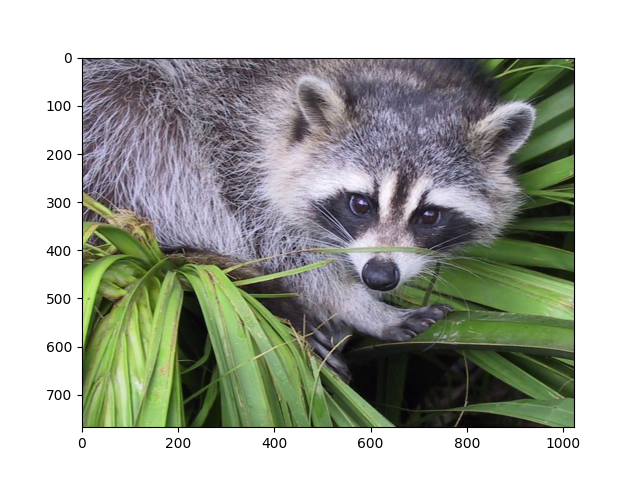
#> input picture scipy_test/face.png, 640 x 480 px
$ python ndimage_test.py
#> lines starting #> are read from the running program, lines starting #| are printed output that depends on the picture
#! /usr/bin/env python3
#
def ndimage_test ( ):

#*****************************************************************************80
#
## ndimage_test() tests some scipy.ndimage() functions for image analysis.
#
#  Licensing:
#
#    This code is distributed under the MIT license.
#
#  Modified:
#
#    26 December 2024
#
#  Author:
#
#    John Burkardt
#
  import matplotlib.pyplot as plt
  import numpy as np
  import scipy as sp
  import scipy.ndimage as nd

  print ( '' )
  print ( 'ndimage_test():' )
  print ( '  Apply ndimage() functions to manipulate an image.' )

  filename = 'face.png'
  face = plt.imread ( filename )
#> face is the input picture: shape (480, 640, 4) float32; mean R, G, B, A 0.656, 0.672, 0.637, 1
  print ( '  Reading original image from "' + filename + '"' )
  plt.imshow ( face )

  face_rotated = nd.rotate ( face, 45 )
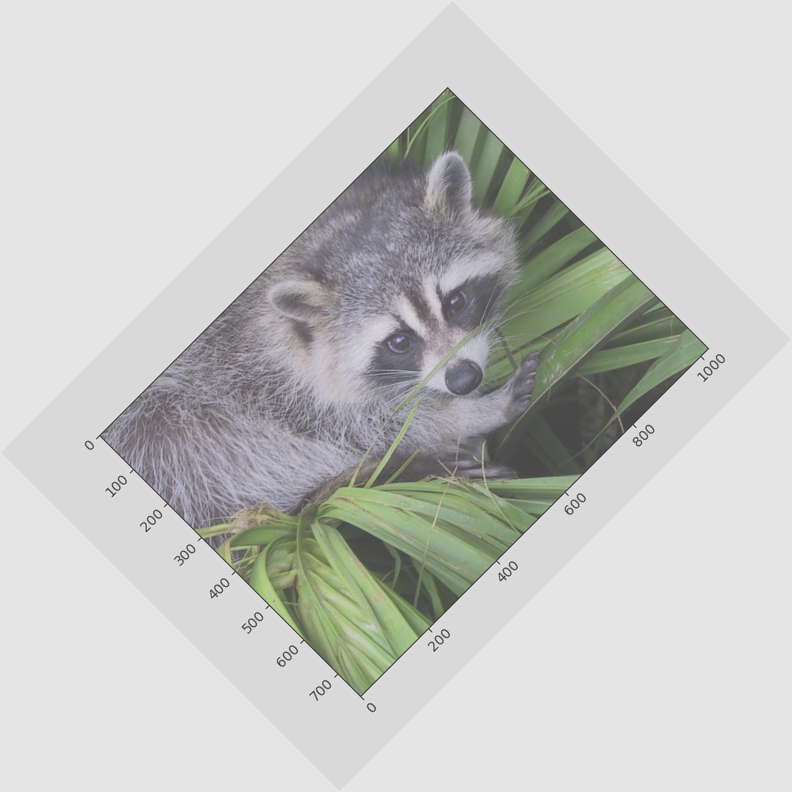
#> face_rotated: shape (792, 792, 4) float32; mean R, G, B, A 0.319, 0.327, 0.309, 0.487; transparent parts drawn white
  plt.imshow ( face_rotated )
  filename = 'ndimage_rotated.png'
  plt.savefig ( filename )
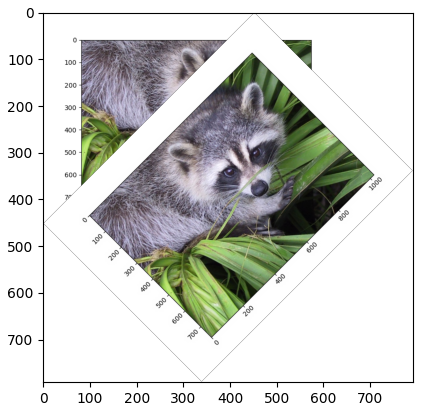
#> figure drawn by matplotlib, 1 panel
  print ( '  Graphics saved as "' + filename + '"' )

  face_blurred = nd.gaussian_filter ( face, sigma = 3 )
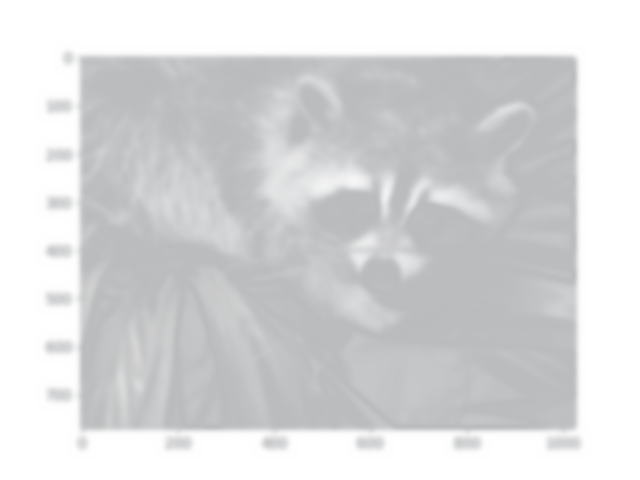
#> face_blurred: shape (480, 640, 4) float32; mean R, G, B, A 0.733, 0.738, 0.745, 0.75; transparent parts drawn white
  plt.imshow ( face_blurred )
  filename = 'ndimage_blurred.png'
  plt.savefig ( filename )
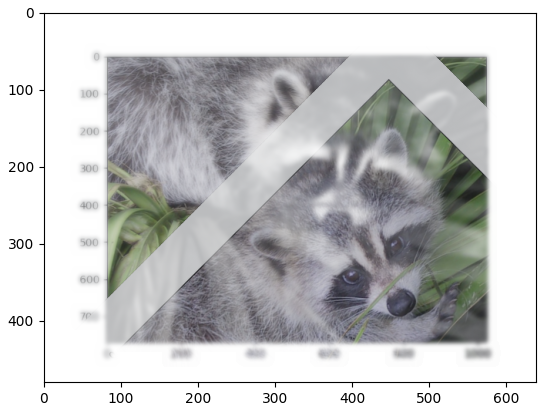
#> figure drawn by matplotlib, 1 panel
  print ( '  Graphics saved as "' + filename + '"' )

  return

if ( __name__ == "__main__" ):
  ndimage_test ( )

$ run again, with scipy_test/ConvexHull_graham.png copied over scipy_test/face.png
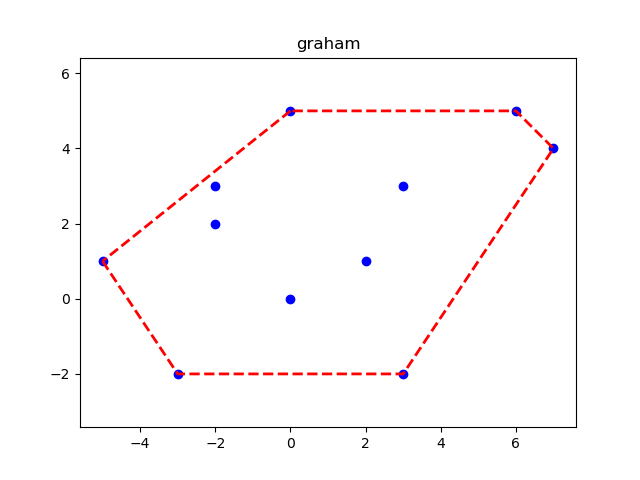
#> input picture scipy_test/ConvexHull_graham.png, 640 x 480 px
#> in ndimage_test, face is the input picture: shape (480, 640, 4) float32; mean R, G, B, A 0.989, 0.982, 0.984, 1
#> in ndimage_test, `face_rotated = nd.rotate ( face, 45 )`:
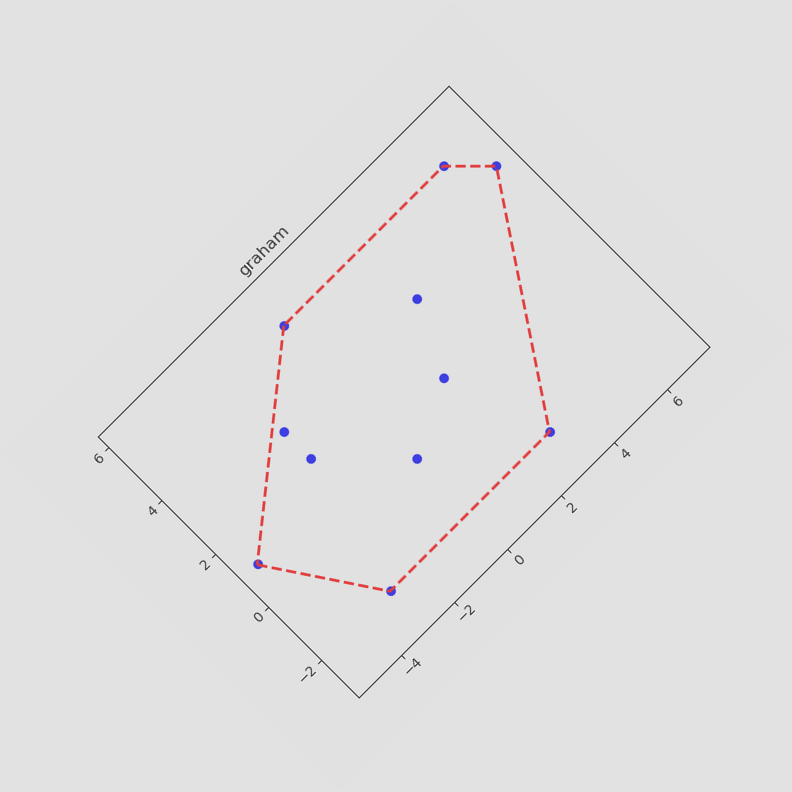
#> face_rotated: shape (792, 792, 4) float32; mean R, G, B, A 0.482, 0.479, 0.48, 0.487; transparent parts drawn white
#> in ndimage_test, `plt.savefig ( filename )`:
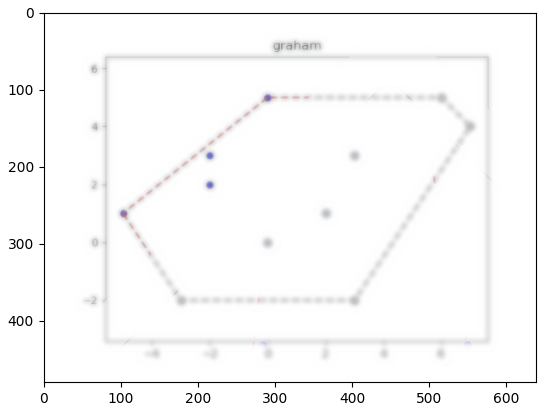
#> figure drawn by matplotlib, 1 panel

$ run again, with scipy_test/ConvexHull_random.png copied over scipy_test/face.png
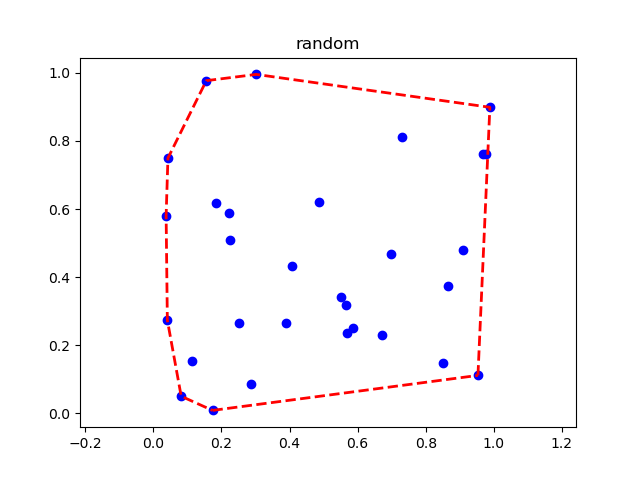
#> input picture scipy_test/ConvexHull_random.png, 640 x 480 px
#> in ndimage_test, face is the input picture: shape (480, 640, 4) float32; mean R, G, B, A 0.984, 0.976, 0.983, 1
#> in ndimage_test, `face_rotated = nd.rotate ( face, 45 )`:
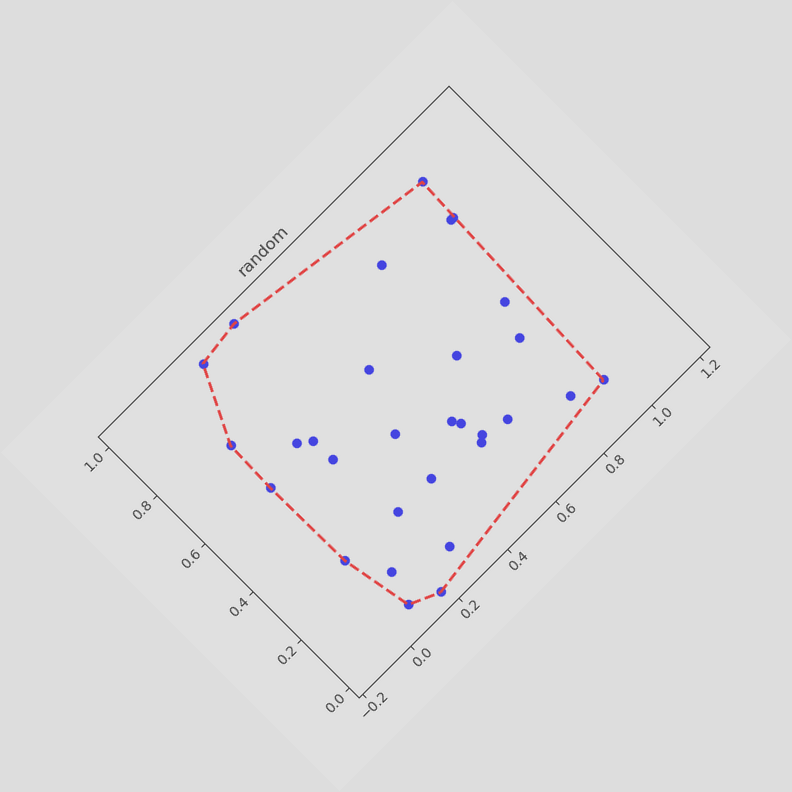
#> face_rotated: shape (792, 792, 4) float32; mean R, G, B, A 0.479, 0.476, 0.479, 0.487; transparent parts drawn white
#> in ndimage_test, `plt.savefig ( filename )`:
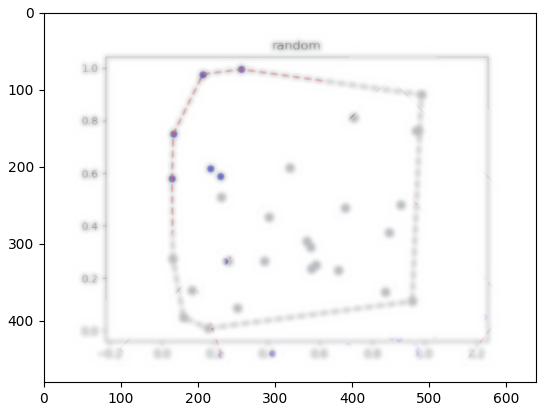
#> figure drawn by matplotlib, 1 panel

$ run again, with scipy_test/minimize_scalar_test.png copied over scipy_test/face.png
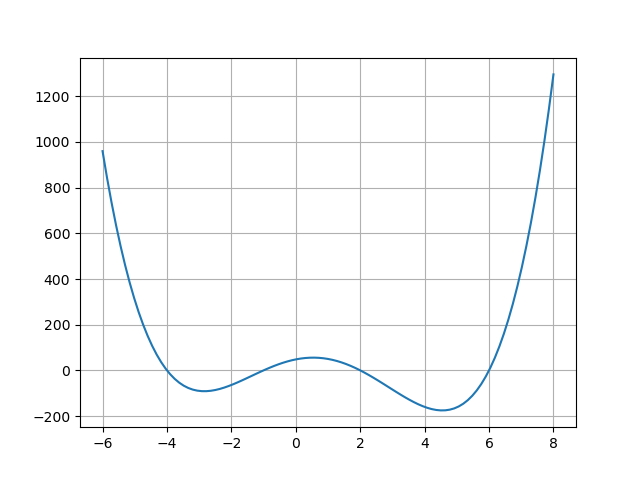
#> input picture scipy_test/minimize_scalar_test.png, 640 x 480 px
#> in ndimage_test, face is the input picture: shape (480, 640, 4) float32; mean R, G, B, A 0.977, 0.979, 0.981, 1
#> in ndimage_test, `face_rotated = nd.rotate ( face, 45 )`:
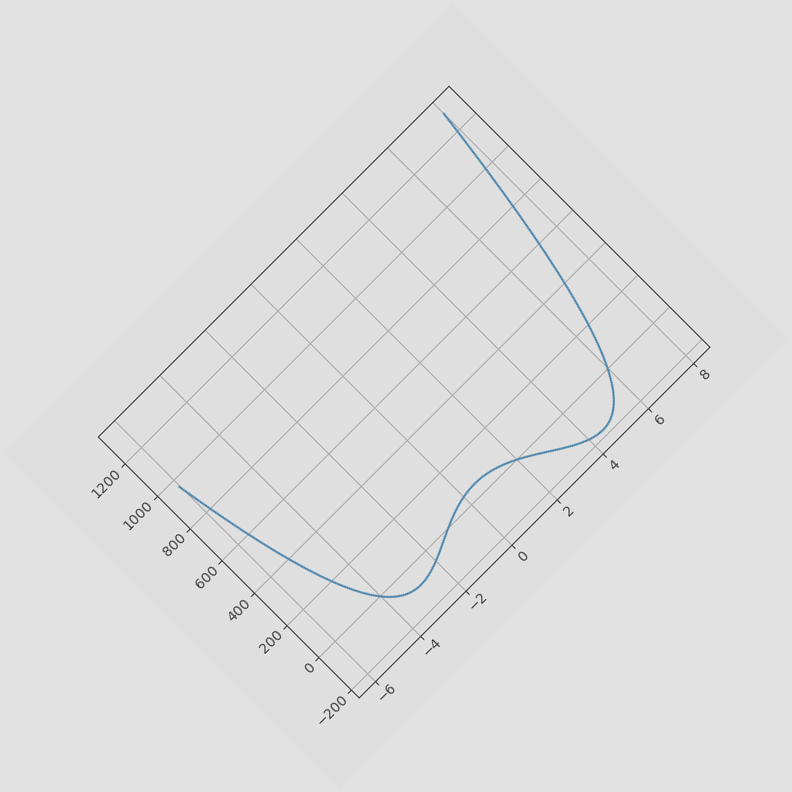
#> face_rotated: shape (792, 792, 4) float32; mean R, G, B, A 0.476, 0.477, 0.478, 0.487; transparent parts drawn white
#> in ndimage_test, `plt.savefig ( filename )`:
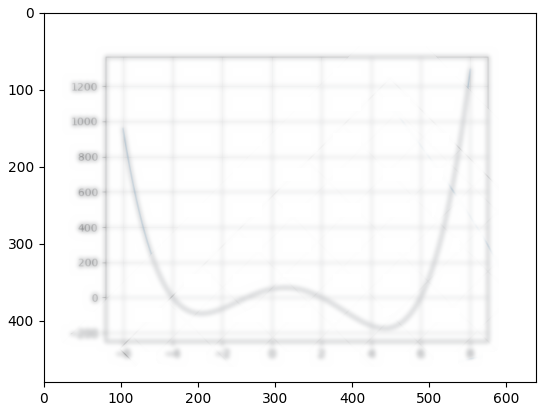
#> figure drawn by matplotlib, 1 panel
